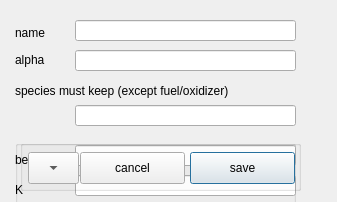
<?xml version="1.0" encoding="UTF-8"?>
<ui version="4.0">
 <class>dialog</class>
 <widget class="QDialog" name="dialog">
  <property name="geometry">
   <rect>
    <x>0</x>
    <y>0</y>
    <width>337</width>
    <height>202</height>
   </rect>
  </property>
  <property name="windowTitle">
   <string>GPS settings</string>
  </property>
  <widget class="QLineEdit" name="txt_name">
   <property name="enabled">
    <bool>true</bool>
   </property>
   <property name="geometry">
    <rect>
     <x>75</x>
     <y>20</y>
     <width>221</width>
     <height>21</height>
    </rect>
   </property>
   <property name="text">
    <string/>
   </property>
  </widget>
  <widget class="QLabel" name="label">
   <property name="enabled">
    <bool>true</bool>
   </property>
   <property name="geometry">
    <rect>
     <x>15</x>
     <y>23</y>
     <width>71</width>
     <height>20</height>
    </rect>
   </property>
   <property name="text">
    <string>name</string>
   </property>
  </widget>
  <widget class="QLabel" name="label_crit">
   <property name="geometry">
    <rect>
     <x>15</x>
     <y>50</y>
     <width>71</width>
     <height>20</height>
    </rect>
   </property>
   <property name="text">
    <string>alpha</string>
   </property>
  </widget>

  <widget class="QGroupBox" name="gb_more_data">
   <property name="geometry">
    <rect>
     <x>15</x>
     <y>140</y>
     <width>281</width>
     <height>161</height>
    </rect>
   </property>
   <property name="title">
    <string/>
   </property>
   <property name="flat">
    <bool>true</bool>
   </property>
   <widget class="QLineEdit" name="txt_K">
    <property name="enabled">
     <bool>true</bool>
    </property>
    <property name="geometry">
     <rect>
      <x>60</x>
      <y>35</y>
      <width>221</width>
      <height>21</height>
     </rect>
    </property>
    <property name="text">
     <string/>
    </property>
   </widget>
   <widget class="QLabel" name="label_4">
    <property name="geometry">
     <rect>
      <x>0</x>
      <y>40</y>
      <width>50</width>
      <height>20</height>
     </rect>
    </property>
    <property name="text">
     <string>K</string>
    </property>
   </widget>
   <widget class="QLineEdit" name="txt_beta">
    <property name="enabled">
     <bool>true</bool>
    </property>
    <property name="geometry">
     <rect>
      <x>60</x>
      <y>5</y>
      <width>221</width>
      <height>21</height>
     </rect>
    </property>
    <property name="text">
     <string/>
    </property>
   </widget>
   <widget class="QLabel" name="label_3">
    <property name="geometry">
     <rect>
      <x>0</x>
      <y>10</y>
      <width>50</width>
      <height>20</height>
     </rect>
    </property>
    <property name="text">
     <string>beta</string>
    </property>
   </widget>

   <widget class="QGroupBox" name="groupBox">
    <property name="geometry">
     <rect>
      <x>00</x>
      <y>70</y>
      <width>261</width>
      <height>80</height>
     </rect>
    </property>
    <property name="font">
     <font>
      <family>Arial</family>
      <pointsize>11</pointsize>
      <italic>false</italic>
     </font>
    </property>
    <property name="title">
     <string>element tracing</string>
    </property>
    <property name="flat">
     <bool>true</bool>
    </property>
    <widget class="QComboBox" name="cb_es">
     <property name="geometry">
      <rect>
       <x>10</x>
       <y>20</y>
       <width>221</width>
       <height>26</height>
      </rect>
     </property>
    </widget>
    <widget class="QPushButton" name="btn_add_es">
     <property name="geometry">
      <rect>
       <x>10</x>
       <y>45</y>
       <width>80</width>
       <height>32</height>
      </rect>
     </property>
     <property name="text">
      <string>add</string>
     </property>
     <property name="autoDefault">
      <bool>false</bool>
     </property>
    </widget>
    <widget class="QPushButton" name="btn_edit_es">
     <property name="geometry">
      <rect>
       <x>80</x>
       <y>45</y>
       <width>80</width>
       <height>32</height>
      </rect>
     </property>
     <property name="text">
      <string>edit</string>
     </property>
     <property name="autoDefault">
      <bool>false</bool>
     </property>
    </widget>
    <widget class="QPushButton" name="btn_del_es">
     <property name="geometry">
      <rect>
       <x>150</x>
       <y>45</y>
       <width>80</width>
       <height>32</height>
      </rect>
     </property>
     <property name="text">
      <string>delete</string>
     </property>
     <property name="autoDefault">
      <bool>false</bool>
     </property>
    </widget>
   </widget>
  </widget>

  <widget class="QLineEdit" name="txt_alpha">
   <property name="enabled">
    <bool>true</bool>
   </property>
   <property name="geometry">
    <rect>
     <x>75</x>
     <y>50</y>
     <width>221</width>
     <height>21</height>
    </rect>
   </property>
   <property name="text">
    <string/>
   </property>
  </widget>

   <!--
  <widget class="QGroupBox" name="gb_more_btn">
   <property name="geometry">
    <rect>
     <x>20</x>
     <y>290</y>
     <width>291</width>
     <height>32</height>
    </rect>
   </property>
   <property name="title">
    <string/>
   </property>
   <property name="flat">
    <bool>true</bool>
   </property>
   <widget class="QPushButton" name="btn_cancel_more">
    <property name="geometry">
     <rect>
      <x>60</x>
      <y>5</y>
      <width>115</width>
      <height>32</height>
     </rect>
    </property>
    <property name="text">
     <string>cancel</string>
    </property>
    <property name="autoDefault">
     <bool>false</bool>
    </property>
   </widget>
   <widget class="QPushButton" name="btn_save_more">
    <property name="geometry">
     <rect>
      <x>165</x>
      <y>5</y>
      <width>115</width>
      <height>32</height>
     </rect>
    </property>
    <property name="text">
     <string>save</string>
    </property>
    <property name="autoDefault">
     <bool>false</bool>
    </property>
    <property name="default">
     <bool>true</bool>
    </property>
   </widget>
   <widget class="QPushButton" name="btn_less">
    <property name="geometry">
     <rect>
      <x>0</x>
      <y>5</y>
      <width>51</width>
      <height>32</height>
     </rect>
    </property>
    <property name="font">
     <font>
      <family>Helvetica</family>
      <pointsize>16</pointsize>
      <italic>false</italic>
     </font>
    </property>
    <property name="text">
     <string>⌃</string>
    </property>
    <property name="autoDefault">
     <bool>false</bool>
    </property>
   </widget>
  </widget> -->

  <widget class="QGroupBox" name="gb_less">
   <property name="geometry">
    <rect>
     <x>20</x>
     <y>140</y>
     <width>281</width>
     <height>51</height>
    </rect>
   </property>
   <property name="title">
    <string/>
   </property>
   <property name="flat">
    <bool>true</bool>
   </property>
   <widget class="QPushButton" name="btn_save_less">
    <property name="geometry">
     <rect>
      <x>170</x>
      <y>12</y>
      <width>105</width>
      <height>32</height>
     </rect>
    </property>
    <property name="text">
     <string>save</string>
    </property>
    <property name="autoDefault">
     <bool>false</bool>
    </property>
    <property name="default">
     <bool>true</bool>
    </property>
   </widget>
   <widget class="QPushButton" name="btn_cancel_less">
    <property name="geometry">
     <rect>
      <x>60</x>
      <y>12</y>
      <width>105</width>
      <height>32</height>
     </rect>
    </property>
    <property name="text">
     <string>cancel</string>
    </property>
    <property name="autoDefault">
     <bool>false</bool>
    </property>
   </widget>
   <widget class="QToolButton" name="btn_more">
    <property name="enabled">
     <bool>true</bool>
    </property>
    <property name="geometry">
     <rect>
      <x>8</x>
      <y>12</y>
      <width>51</width>
      <height>32</height>
     </rect>
    </property>
    <property name="font">
     <font>
      <family>Helvetica</family>
      <pointsize>24</pointsize>
      <italic>false</italic>
     </font>
    </property>
<!--
    <property name="text">
     <string>⌄</string>
    </property> 
    <property name="autoDefault">
     <bool>false</bool>
    </property>
 -->
    <property name="arrowType">
      <enum>Qt::DownArrow</enum>
    </property>
   </widget>
  </widget>

  <widget class="QLineEdit" name="txt_must_keep">
   <property name="geometry">
    <rect>
     <x>75</x>
     <y>105</y>
     <width>221</width>
     <height>21</height>
    </rect>
   </property>
  </widget>
  <widget class="QLabel" name="label_2">
   <property name="geometry">
    <rect>
     <x>15</x>
     <y>80</y>
     <width>271</width>
     <height>21</height>
    </rect>
   </property>
   <property name="text">
    <string>species must keep (except fuel/oxidizer)</string>
   </property>
  </widget>
  <widget class="QGroupBox" name="gb_iso">
   <property name="geometry">
    <rect>
     <x>20</x>
     <y>500</y>
     <width>281</width>
     <height>131</height>
    </rect>
   </property>
   <property name="font">
    <font>
     <family>Helvetica</family>
     <pointsize>12</pointsize>
    </font>
   </property>
   <property name="title">
    <string>isomer detection</string>
   </property>
   <property name="flat">
    <bool>true</bool>
   </property>
   <property name="checkable">
    <bool>true</bool>
   </property>
   <property name="checked">
    <bool>false</bool>
   </property>
   <widget class="QComboBox" name="cb_iso">
    <property name="geometry">
     <rect>
      <x>60</x>
      <y>20</y>
      <width>221</width>
      <height>26</height>
     </rect>
    </property>
   </widget>
   <widget class="QPushButton" name="btn_add_iso">
    <property name="geometry">
     <rect>
      <x>60</x>
      <y>45</y>
      <width>80</width>
      <height>32</height>
     </rect>
    </property>
    <property name="text">
     <string>add</string>
    </property>
    <property name="autoDefault">
     <bool>false</bool>
    </property>
   </widget>
   <widget class="QPushButton" name="btn_edit_iso">
    <property name="geometry">
     <rect>
      <x>130</x>
      <y>45</y>
      <width>80</width>
      <height>32</height>
     </rect>
    </property>
    <property name="text">
     <string>edit</string>
    </property>
    <property name="autoDefault">
     <bool>false</bool>
    </property>
   </widget>
   <widget class="QPushButton" name="btn_del_iso">
    <property name="geometry">
     <rect>
      <x>200</x>
      <y>45</y>
      <width>80</width>
      <height>32</height>
     </rect>
    </property>
    <property name="text">
     <string>delete</string>
    </property>
    <property name="autoDefault">
     <bool>false</bool>
    </property>
   </widget>
   <widget class="QLabel" name="label_crit_2">
    <property name="geometry">
     <rect>
      <x>10</x>
      <y>80</y>
      <width>71</width>
      <height>20</height>
     </rect>
    </property>
    <property name="text">
     <string>gamma</string>
    </property>
   </widget>
   <widget class="QLineEdit" name="txt_gamma">
    <property name="enabled">
     <bool>true</bool>
    </property>
    <property name="geometry">
     <rect>
      <x>60</x>
      <y>80</y>
      <width>221</width>
      <height>21</height>
     </rect>
    </property>
    <property name="text">
     <string/>
    </property>
    <property name="readOnly">
     <bool>false</bool>
    </property>
   </widget>
  </widget>
 </widget>
 <resources/>
 <connections/>
</ui>
